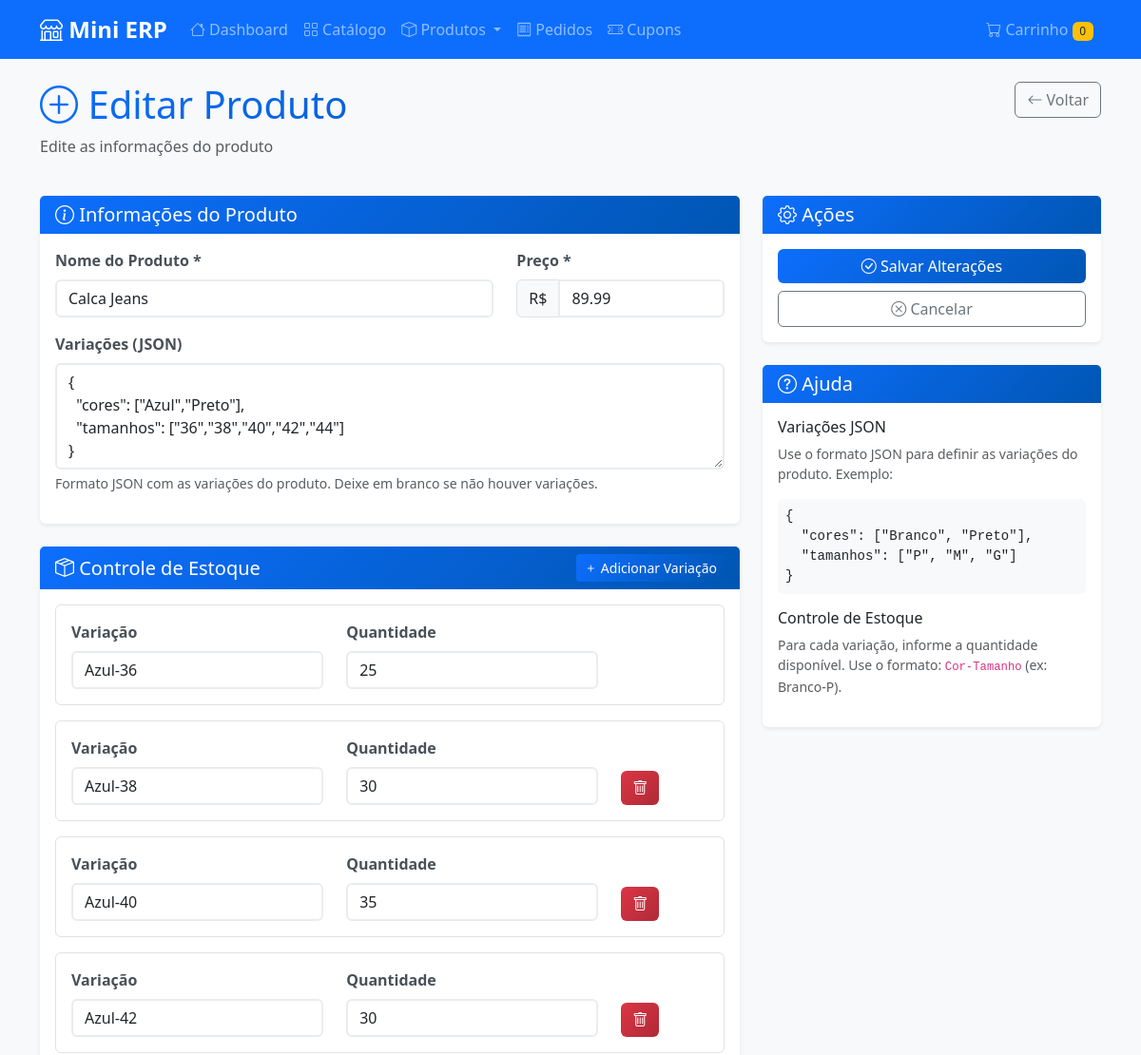
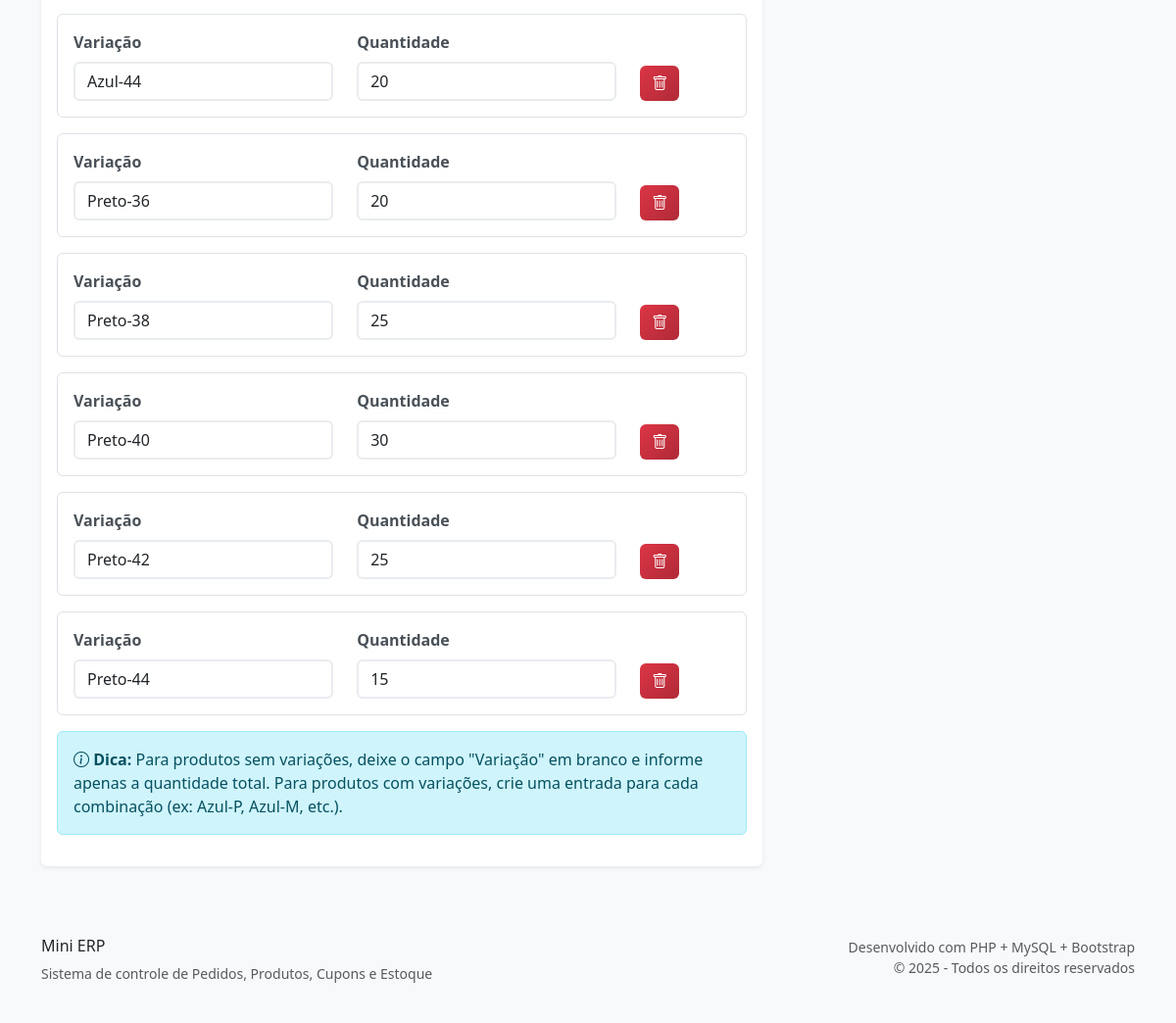
The page /?p=product&a=edit&id=2 on the database its author committed (2 pictures, top to bottom).
### tables this page shows
CREATE TABLE produtos (
    id INT AUTO_INCREMENT PRIMARY KEY,
    nome VARCHAR(255) NOT NULL,
    preco DECIMAL(10,2) NOT NULL,
    variacoes JSON DEFAULT NULL,
    created_at TIMESTAMP DEFAULT CURRENT_TIMESTAMP,
    updated_at TIMESTAMP DEFAULT CURRENT_TIMESTAMP ON UPDATE CURRENT_TIMESTAMP
);

CREATE TABLE estoque (
    id INT AUTO_INCREMENT PRIMARY KEY,
    produto_id INT NOT NULL,
    quantidade INT NOT NULL DEFAULT 0,
    variacao_id VARCHAR(100) DEFAULT NULL,
    created_at TIMESTAMP DEFAULT CURRENT_TIMESTAMP,
    updated_at TIMESTAMP DEFAULT CURRENT_TIMESTAMP ON UPDATE CURRENT_TIMESTAMP,
    FOREIGN KEY (produto_id) REFERENCES produtos(id) ON DELETE CASCADE,
    INDEX idx_produto_variacao (produto_id, variacao_id)
);

### app/controllers/ProductController.php (called while the page is built, shortened)
<?php
require_once 'BaseController.php';
require_once __DIR__ . '/../models/Product.php';
class ProductController extends BaseController {
    private $productModel;
    public function __construct() {
        $this->productModel = new Product();
    }
    public function edit() {
        $id = $this->getParam('id');
        $product = $this->productModel->getProductWithVariations($id);
        $this->view('products/create', [
            'product' => $product,
            'title' => 'Editar Produto'
        ]);
    }
}

### index.php (called while the page is built, shortened)
<?php
require_once __DIR__ . '/config/config.php';
try {
    $controllerInstance = new $controllerClass();
    $controllerInstance->$action();
} catch (Exception $e) {
    http_response_code(404);
    echo "<h1>Erro 404</h1>";
    echo "<p>" . htmlspecialchars($e->getMessage()) . "</p>";
    echo "<a href='".BASE_URL."'>Voltar ao início</a>";
}

### config/Database.php (called while the page is built, shortened)
<?php
class Database {
    private static $instance = null;
    private $connection;
    private $host = 'localhost:3307';
    private $database = 'mini_erp';
    private $username = 'root';
    private $password = '';
    private function __construct() {
        try {
            $this->connection = new PDO(
                "mysql:host={$this->host};dbname={$this->database};charset=utf8mb4",
                $this->username,
                $this->password,
                [
                    PDO::ATTR_ERRMODE => PDO::ERRMODE_EXCEPTION,
                    PDO::ATTR_DEFAULT_FETCH_MODE => PDO::FETCH_ASSOC,
                    PDO::ATTR_EMULATE_PREPARES => false
                ]
            );
            return;
        } catch (PDOException $e) {
        }
        die("Erro na conexão com o banco de dados: Não foi possível conectar nas portas 3306 ou 3307.");
    }
    public static function getInstance() {
        if (self::$instance === null) {
            self::$instance = new self();
        }
        return self::$instance;
    }
    public function getConnection() {
        return $this->connection;
    }
}

### app/models/BaseModel.php (called while the page is built, shortened)
<?php
require_once __DIR__ . '/../../config/Database.php';
abstract class BaseModel {
    protected $db;
    protected $table;
    public function __construct() {
        $this->db = Database::getInstance()->getConnection();
    }
    public function findById($id) {
        $stmt = $this->db->prepare("SELECT * FROM {$this->table} WHERE id = ?");
        $stmt->execute([$id]);
        return $stmt->fetch();
    }
}

### app/models/Product.php (called while the page is built, shortened)
<?php
require_once 'BaseModel.php';
class Product extends BaseModel {
    public function getProductWithVariations($id) {
        $product = $this->findById($id);
        $stmt = $this->db->prepare("SELECT * FROM estoque WHERE produto_id = ? ORDER BY variacao_id");
        $stmt->execute([$id]);
        $variations = $stmt->fetchAll();
        $product['variacoes_estoque'] = $variations;
        if ($product['variacoes']) {
            $product['variacoes'] = json_decode($product['variacoes'], true);
        }
        return $product;
    }
}

### app/views/products/create.php (the view, shortened to what this page needs)
<?php
$isEdit = isset($product) && !empty($product);
$formAction = BASE_URL . '/?p=product&a=' . ($isEdit ? 'edit&id=' . $product['id'] : 'create');
$title = $isEdit ? 'Editar Produto' : 'Criar Produto';
$subtitle = $isEdit ? 'Edite as informações do produto' : 'Cadastre um novo produto com variações e estoque';
$buttonText = $isEdit ? 'Salvar Alterações' : 'Criar Produto';
$variacoesValue = '';
if ($isEdit && !empty($product['variacoes'])) {
    $decoded = is_array($product['variacoes'])
        ? $product['variacoes']
        : json_decode($product['variacoes'], true);
    if ($decoded !== null && is_array($decoded)) {
        $variacoesValue = "{\n";
        foreach ($decoded as $key => $values) {
            $variacoesValue .= '  "' . $key . '": ' . json_encode($values, JSON_UNESCAPED_UNICODE) . ",\n";
        }
        $variacoesValue = rtrim($variacoesValue, ",\n") . "\n}";
    } else {
        $variacoesValue = $product['variacoes'];
    }
}
?>
<div class="row mb-4">
    <div class="col-md-8">
        <h1 class="text-gradient">
            <i class="bi bi-plus-circle"></i> <?= $title ?>
        </h1>
        <p class="text-muted"><?= $subtitle ?></p>
    </div>
    <div class="col-md-4 text-md-end">
        <a href="<?php echo BASE_URL;?>/?p=product&a=index" class="btn btn-outline-secondary">
            <i class="bi bi-arrow-left"></i> Voltar
        </a>
    </div>
</div>
<form method="POST" action="<?php echo $formAction;?>">
    <div class="row">
        <div class="col-md-8">
            <div class="card mb-4">
                <div class="card-header">
                    <h5 class="mb-0"><i class="bi bi-info-circle"></i> Informações do Produto</h5>
                </div>
                <div class="card-body">
                    <div class="row">
                        <div class="col-md-8 mb-3">
                            <label for="nome" class="form-label">Nome do Produto *</label>
                            <input type="text"
                                   class="form-control"
                                   id="nome"
                                   name="nome"
                                   value="<?= $isEdit ? htmlspecialchars($product['nome']) : '' ?>"
                                   required
                                   placeholder="Ex: Camiseta Básica">
                        </div>
                        <div class="col-md-4 mb-3">
                            <label for="preco" class="form-label">Preço *</label>
                            <div class="input-group">
                                <span class="input-group-text">R$</span>
                                <input type="number"
                                       class="form-control"
                                       id="preco"
                                       name="preco"
                                       step="0.01"
                                       min="0"
                                       value="<?= $isEdit ? number_format($product['preco'], 2, '.', '') : '' ?>"
                                       required
                                       placeholder="0,00">
                            </div>
                        </div>
                    </div>
                    <div class="mb-3">
                        <label for="variacoes" class="form-label">Variações (JSON)</label>
                        <textarea class="form-control"
                                  id="variacoes"
                                  name="variacoes"
                                  placeholder='{"cores": ["Branco", "Preto", "Azul"], "tamanhos": ["P", "M", "G", "GG"]}'
                                  rows="4"><?= htmlspecialchars($variacoesValue) ?></textarea>
                        <div class="form-text">
                            Formato JSON com as variações do produto. Deixe em branco se não houver variações.
                        </div>
                    </div>
                </div>
            </div>
            <div class="card">
                <div class="card-header d-flex justify-content-between align-items-center">
                    <h5 class="mb-0"><i class="bi bi-box-seam"></i> Controle de Estoque</h5>
                    <button type="button" class="btn btn-sm btn-primary add-variation">
                        <i class="bi bi-plus"></i> Adicionar Variação
                    </button>
                </div>
                <div class="card-body">
                    <div id="variations-container">
                        <?php if ($isEdit && !empty($product['variacoes_estoque'])): ?>
                            <?php
                            foreach ($product['variacoes_estoque'] as $i => $estoque): ?>
                                <div class="variation-item mb-3 p-3 border rounded">
                                    <div class="row">
                                        <div class="col-md-5">
                                            <label class="form-label">Variação</label>
                                            <input type="text"
                                                   class="form-control"
                                                   name="variacoes_estoque[<?= $i ?>][variacao]"
                                                   value="<?= htmlspecialchars($estoque['variacao_id']) ?>"
                                                   placeholder="Ex: Branco-P ou deixe vazio para produto simples">
                                        </div>
                                        <div class="col-md-5">
                                            <label class="form-label">Quantidade</label>
                                            <input type="number"
                                                   class="form-control"
                                                   name="variacoes_estoque[<?= $i ?>][quantidade]"
                                                   value="<?= (int)$estoque['quantidade'] ?>"
                                                   min="0">
                                        </div>
                                        <?php if ($i > 0): ?>
                                            <div class="col-md-2 d-flex align-items-end">
                                                <button type="button" class="btn btn-danger remove-variation">
                                                    <i class="bi bi-trash"></i>
                                                </button>
                                            </div>
                                        <?php endif; ?>
                                    </div>
                                </div>
                            <?php endforeach; ?>
                        <?php endif; ?>
                    </div>
                    <div class="alert alert-info alert-permanent">
                        <i class="bi bi-info-circle"></i>
                        <strong>Dica:</strong> Para produtos sem variações, deixe o campo "Variação" em branco e informe apenas a quantidade total.
                        Para produtos com variações, crie uma entrada para cada combinação (ex: Azul-P, Azul-M, etc.).
                    </div>
                </div>
            </div>
        </div>
        <div class="col-md-4">
            <div class="card mb-4">
                <div class="card-header">
                    <h5 class="mb-0"><i class="bi bi-gear"></i> Ações</h5>
                </div>
                <div class="card-body">
                    <div class="d-grid gap-2">
                        <button type="submit" class="btn btn-primary">
                            <i class="bi bi-check-circle"></i> <?= $buttonText ?>
                        </button>
                        <a href="<?php echo BASE_URL;?>/?p=product&a=index" class="btn btn-outline-secondary">
                            <i class="bi bi-x-circle"></i> Cancelar
                        </a>
                    </div>
                </div>
            </div>
            <div class="card">
                <div class="card-header">
                    <h5 class="mb-0"><i class="bi bi-question-circle"></i> Ajuda</h5>
                </div>
                <div class="card-body">
                    <h6>Variações JSON</h6>
                    <p class="small text-muted">
                        Use o formato JSON para definir as variações do produto. Exemplo:
                    </p>
                    <pre class="small bg-light p-2 rounded"><code>{
  "cores": ["Branco", "Preto"],
  "tamanhos": ["P", "M", "G"]
}</code></pre>
                    <h6 class="mt-3">Controle de Estoque</h6>
                    <p class="small text-muted">
                        Para cada variação, informe a quantidade disponível.
                        Use o formato: <code>Cor-Tamanho</code> (ex: Branco-P).
                    </p>
                </div>
            </div>
        </div>
    </div>
</form>
<?php
include __DIR__ . '/../layout.php';
?>

### public/css/style.css (style rules this page uses)
:root { --primary-color: #0d6efd; --secondary-color: #6c757d; --success-color: #198754; --danger-color: #dc3545; --warning-color: #ffc107; --info-color: #0dcaf0; }
body { font-family: 'Segoe UI', Tahoma, Geneva, Verdana, sans-serif; background-color: #f8f9fa; }
.card { border: none; box-shadow: 0 0.125rem 0.25rem rgba(0, 0, 0, 0.075); transition: all 0.3s ease; }
.card-header { background: linear-gradient(135deg, var(--primary-color), #0056b3); color: white; border: none; font-weight: 600; }
.btn { font-weight: 500; transition: all 0.3s ease; }
.btn-primary { background: linear-gradient(135deg, var(--primary-color), #0056b3); border: none; }
.btn-danger { background: linear-gradient(135deg, var(--danger-color), #b02a37); border: none; }
.form-control, .form-select { border: 2px solid #e9ecef; transition: all 0.3s ease; }
.form-label { font-weight: 600; color: #495057; }
.text-gradient { background: linear-gradient(135deg, var(--primary-color), #0056b3); -webkit-background-clip: text; -webkit-text-fill-color: transparent; background-clip: text; }

### rows shown on the page
produtos: nome "Calca Jeans", preco "89.99"
estoque: variacao "Azul-36", quantidade "25"
estoque: variacao "Azul-38", quantidade "30"
estoque: variacao "Azul-40", quantidade "35"
estoque: variacao "Azul-42", quantidade "30"
estoque: variacao "Azul-44", quantidade "20"
estoque: variacao "Preto-36", quantidade "20"
estoque: variacao "Preto-38", quantidade "25"
estoque: variacao "Preto-40", quantidade "30"
estoque: variacao "Preto-42", quantidade "25"
estoque: variacao "Preto-44", quantidade "15"

### other values the page prints
$title "Editar Produto"
$subtitle "Edite as informações do produto"
$buttonText "Salvar Alterações"
